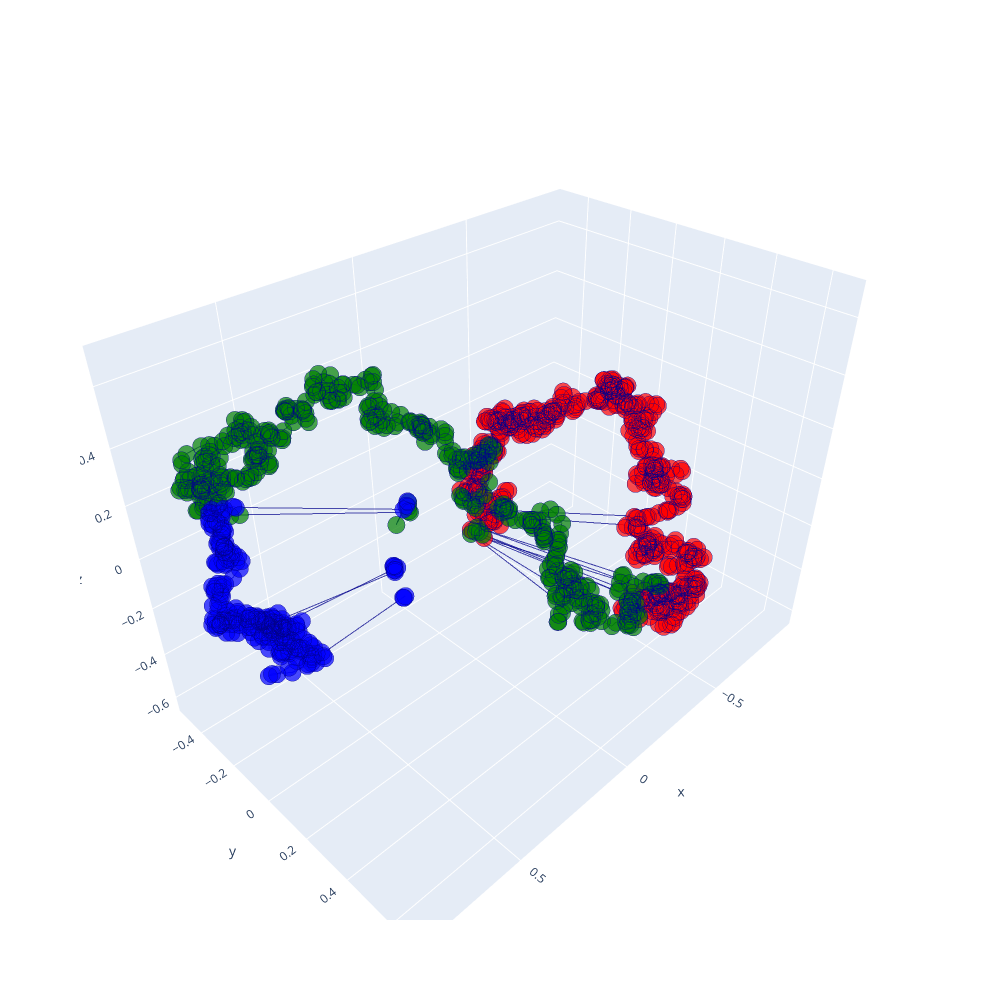

The cell this chart's notebook holds for it:
### Code cell
# Initialize figure with 3D subplots
fig = make_subplots(
    rows=1, cols=1,
    specs=[[{'type': 'scatter3d'}]])

# adding surfaces to subplots.
fig.add_trace(
    go.Scatter3d(
    x=display_structure[:,0], y=display_structure[:,1], z=display_structure[:,2], opacity=0.7,
    marker=dict(
        size=6,
        color= color, #np.asarray(range(len(display_structure[:,0]))),
        colorscale='Viridis',
        line=dict(width=3)
    ),
    line=dict(
        color='darkblue',
        width=2
    )
), row=1, col=1)

fig.update_layout(
    height=1000,
    width=1000
)

fig.show()

### Figure 1 — Plotly figure (JSON) as saved in the notebook; plotly's stock layout.template omitted (floating-point values rounded to 4 significant figures; data arrays with more than 128 entries replaced by an {"elided": "..."} marker saying what was removed)
{"data": [{"line": {"color": "darkblue", "width": 2}, "marker": {"color": {"elided": "1258 str values"}, "colorscale": [[0, "#440154"], [0.1111, "#482878"], [0.2222, "#3e4989"], [0.3333, "#31688e"], [0.4444, "#26828e"], [0.5556, "#1f9e89"], [0.6667, "#35b779"], [0.7778, "#6ece58"], [0.8889, "#b5de2b"], [1, "#fde725"]], "line": {"width": 3}, "size": 6}, "opacity": 0.7, "scene": "scene", "type": "scatter3d", "x": {"elided": "1258 float values"}, "y": {"elided": "1258 float values"}, "z": {"elided": "1258 float values"}}], "layout": {"height": 1000, "scene": {"domain": {"x": [0, 1], "y": [0, 1]}}, "width": 1000}}
